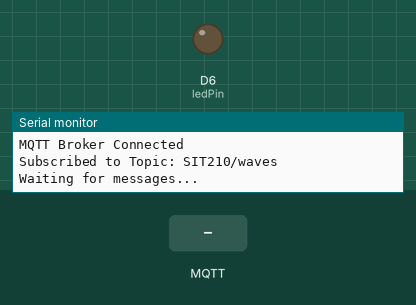
A sketch run on a simulated Arduino MKR. On the bench: output pins drawn as LEDs (lit = HIGH), the last lines printed to the serial monitor. Dashed ring = blinking. Inputs (shaded band) come from the test bench. WiFi joins after 1.5 s; servers stay silent unless stated; no MQTT or app messages arrive unless stated.

Above: at 2.7 s.
2.8 s: MQTT message "Wave" arrives on the first subscribed topic
At 4.2 s:
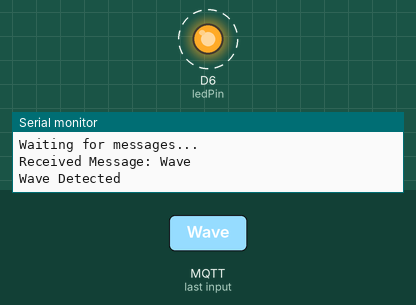
5.8 s: MQTT message "1" arrives on the first subscribed topic
8.8 s: MQTT message "on" arrives on the first subscribed topic
Timing chart, 0 to 11.8 s (numbered marks = the images above; inputs shaded):
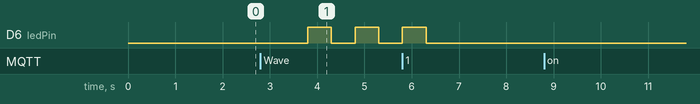

The sketch:

subscriber.ino
```cpp
// Subscriber code
#include <WiFiNINA.h>
#include <ArduinoMqttClient.h>

char wifiSSID[] = "Kartikey";
char wifiPassword[] = "kartikey";


const int ledPin = 6;

WiFiClient wifiClient;
MqttClient mqttClient(wifiClient);

const char mqttBroker[] = "broker.emqx.io";
int mqttPort = 1883;
const char mqttTopic[] = "SIT210/waves";

void setup() {
  Serial.begin(9600);
  pinMode(ledPin, OUTPUT);

  connectToWiFi();
  connectToMQTTBroker();

  mqttClient.subscribe(mqttTopic);
  Serial.print("Subscribed to Topic: ");
  Serial.println(mqttTopic);
  Serial.println("Waiting for messages...");
}

void loop() {
  if (!mqttClient.connected()) {
    connectToMQTTBroker();
  }
  mqttClient.poll();

  while (mqttClient.available()) {
    String message = mqttClient.readString();
    Serial.print("Received Message: ");
    Serial.println(message);
    sendMessage(message);
  }
}

void connectToWiFi() {
  Serial.print("Connecting to WiFi: ");
  Serial.println(wifiSSID);

  while (WiFi.begin(wifiSSID, wifiPassword) != WL_CONNECTED) {
    Serial.print(".");
    delay(1000);
  }

  Serial.println("WiFi Connected");
}

void connectToMQTTBroker() {
  Serial.print("Connecting to MQTT Broker: ");
  Serial.println(mqttBroker);

  while (!mqttClient.connect(mqttBroker, mqttPort)) {
    Serial.print(".");
    delay(1000);
  }

  Serial.println("MQTT Broker Connected");
}

void sendMessage(String message) {
  if (message == "Wave") {
    Serial.println("Wave Detected");
    flashLEDWavePattern();
  }

}

void flashLEDWavePattern() {
  for (int i = 0; i < 3; i++) {
    digitalWrite(ledPin, HIGH);
    delay(500);
    digitalWrite(ledPin, LOW);
    delay(500);
  }
}
```

Measured:
- after the input at 2.8 s, D6 (ledPin): alternates HIGH for 0.50 s and LOW for 0.50 s, starting after 1.0 s
